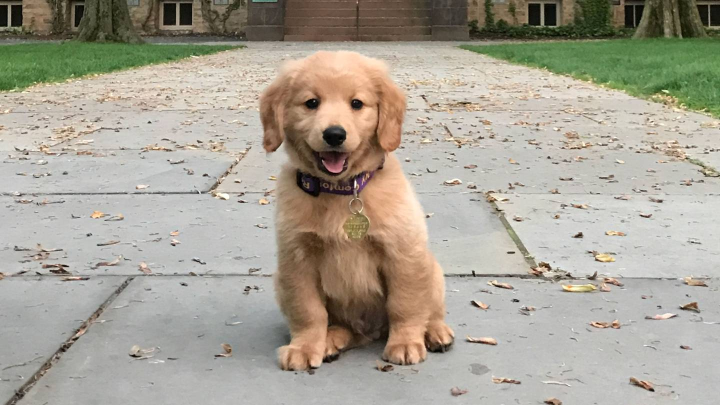
#> input picture KOA_Nassau_2697x1517.jpg, 1440 x 810 px (shown at 1/2 size)
$ python 'opencv_basic_fns_2(4).py'
#> lines starting #> are read from the running program, lines starting #| are printed output that depends on the picture; after the words box and inside, x2 and y2 are one past the last pixel; in counts of white or black regions, pixels touching at a corner belong together
import cv2
import matplotlib.pyplot as plt
import numpy as np

img = cv2.imread("KOA_Nassau_2697x1517.jpg")
#> img is the input picture: shape (810, 1440, 3); mean B, G, R 148.8, 162.3, 168.1
'''while True:
    cv2.imshow("Image",img)

    cv2.waitKey()

    if cv2.waitKey(1000)==ord('q'):     #waits for a user to enter a key in the specified time frame
        print(ord('q'))                 #returns the unicode value of the pressed key
        break                           '''

img = np.zeros(shape=(900,900,3),dtype=np.int16)

cv2.rectangle(img,pt1=(0,0),pt2=(120,400),color=(0,255,0))
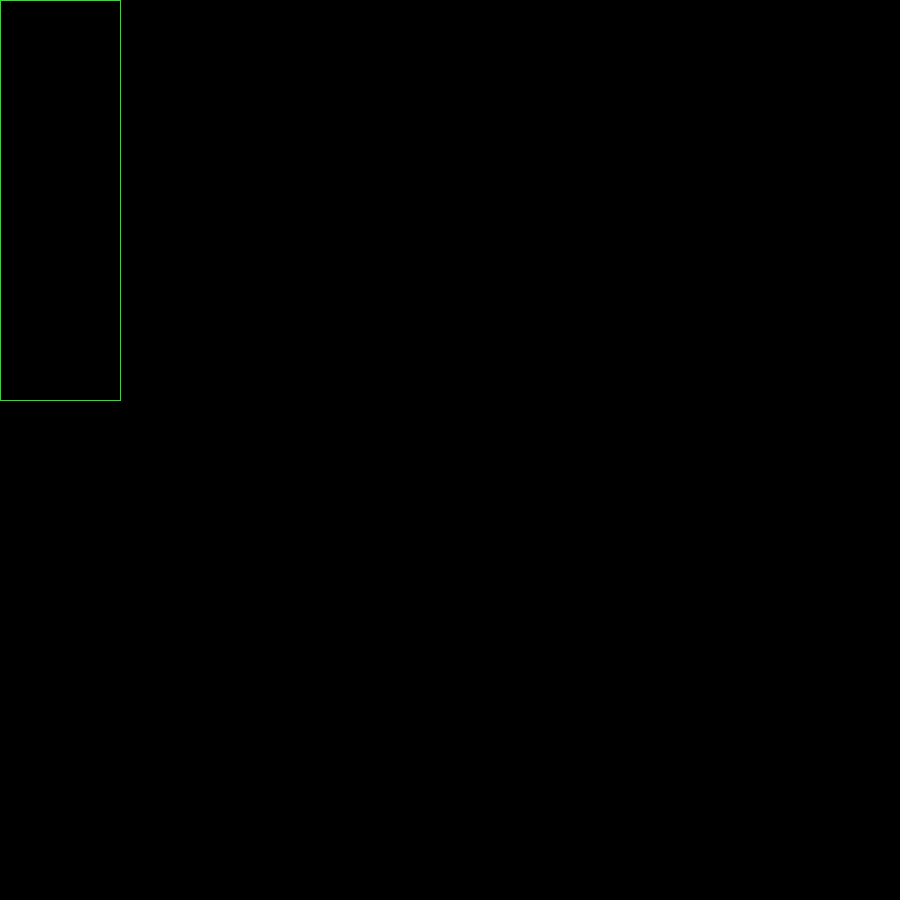
#> img: shape (900, 900, 3) int16; mean B, G, R 0, 0.3, 0
#pt1 = top left point pt2 = bottom right point

cv2.circle(img=img, center = (50,50), radius = 130,color = (0,0,255))
#> img: shape (900, 900, 3) int16; 0.04% of pixels changed, all inside (x1, y1, x2, y2) = (0, 0, 181, 181)
#filled in shapes => thickness = -1

cv2.putText(img,text="Hello",org=(10,500),thickness=5,fontScale = 4,fontFace = cv2.FONT_HERSHEY_COMPLEX,color=(255,255,255))
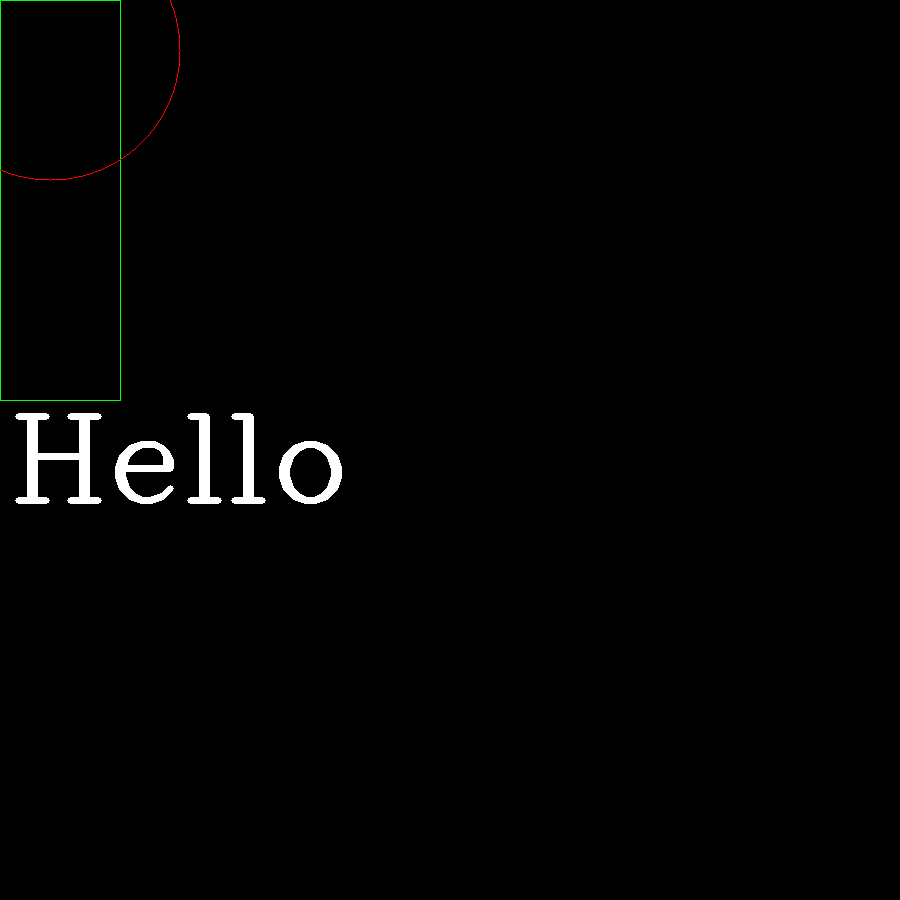
#> img: shape (900, 900, 3) int16; mean B, G, R 2.7, 3, 2.8

plt.imshow(img)
plt.show()
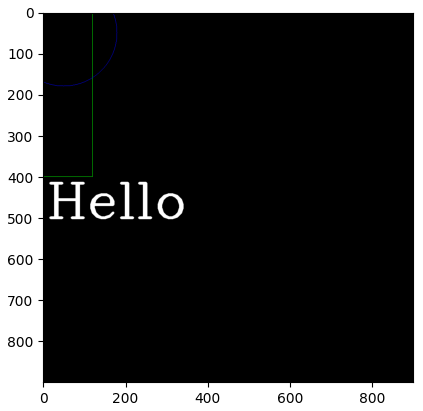
#> figure drawn by matplotlib, 1 panel; B, G, R data is drawn as R, G, B
